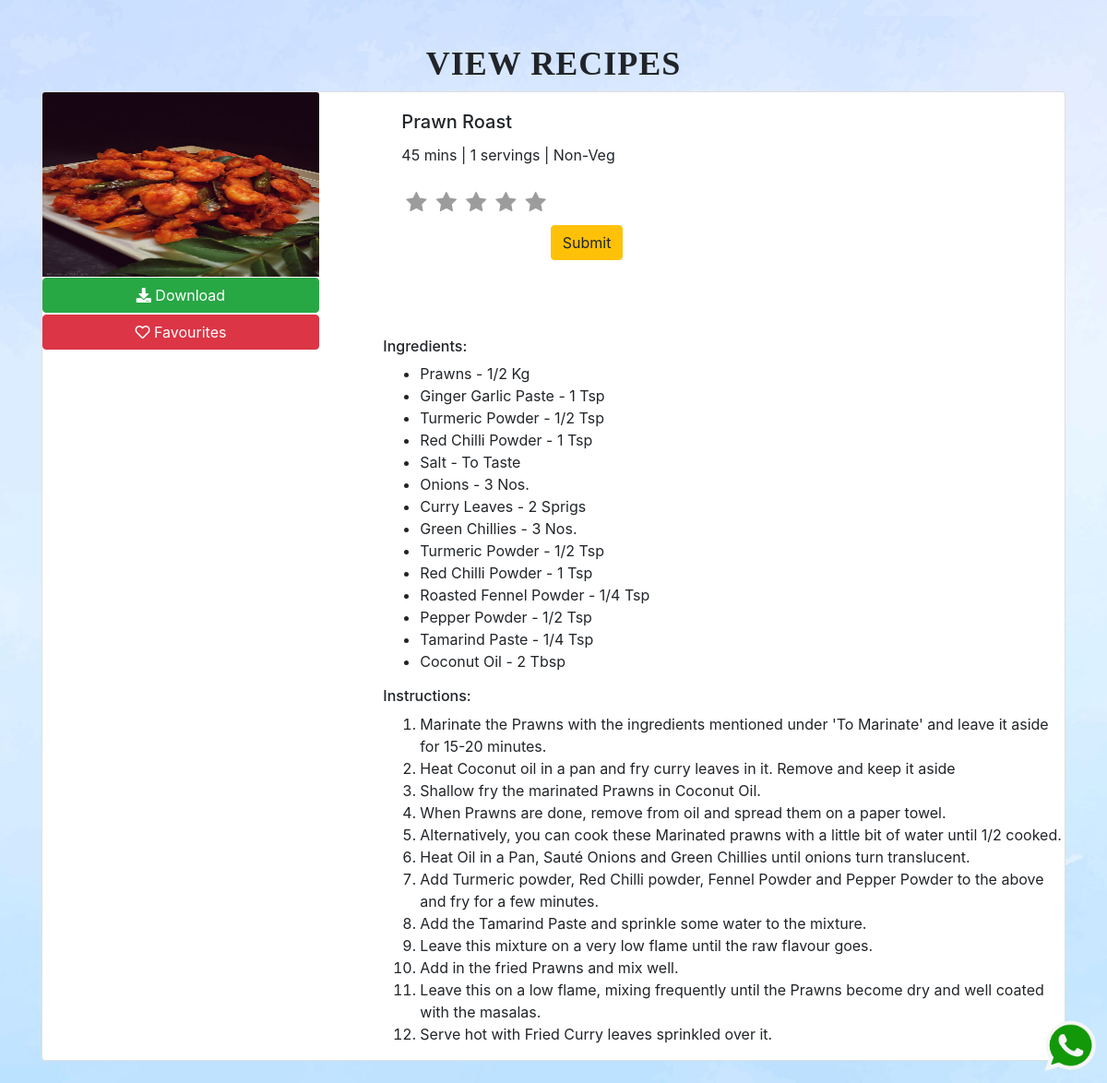
Page /recipe_details?id=5 on the committed database.
### recipe_app/models.py (models this page shows, shortened)
class Recipe(models.Model):
    recipe_name = models.CharField(max_length=255)
    recipe_image = models.ImageField(upload_to='recipes/',default='food.png')
    prep_time = models.PositiveIntegerField(default='NIL')
    serves = models.PositiveIntegerField(default=0)
    type = models.CharField(max_length=7, choices=(('Veg', 'Veg'), ('Non-Veg', 'Non-Veg')))
    ingredient=models.TextField(default='NIL')
    description = models.TextField(default='NIL')
    publish = models.ForeignKey(registration, on_delete=models.CASCADE)

### recipe_app/views.py (the view)
# urls.py: path('recipe_details', views.recipe_details, name='recipe_details'),
def recipe_details(request):
    recipe_id = request.GET['id']
    details = Recipe.objects.get(id=recipe_id)
    context = {'recipe': details}
    return render(request, 'recipe_details.html', context)

### recipe_app/templates/recipe_details.html (shortened to what this page needs)
<!DOCTYPE html>
{% load static %}
<html>
<head>
  <link rel="stylesheet" href="https://maxcdn.bootstrapcdn.com/bootstrap/4.5.2/css/bootstrap.min.css">
  <link rel="stylesheet" href="https://cdnjs.cloudflare.com/ajax/libs/font-awesome/4.7.0/css/font-awesome.min.css">
  <link rel="stylesheet" href="https://cdnjs.cloudflare.com/ajax/libs/font-awesome/5.15.3/css/all.min.css">
  <link rel="stylesheet" href="static/style/css/edit.css">
</head>
<body>
  <div class="container mt-5">
    <h2>View Recipes</h2>
    <div class="row">
      <div class="col-md-12 mb-4">
        <div class="card">
          <div class="row no-gutters">
            <div class="col-md-4">
              <img src="{{ recipe.recipe_image.url }}" class="card-img-top" alt="{{ recipe.recipe_name }}"style="width: 300px; height: 200px;">
              <a href="#">
                <button onclick="window.print()" class="btn btn-success" style="width: 300px;margin-bottom: -12px;"  >
                  <i class="fas fa-download"></i> Download
                </button>
              </a>
              <form method="post" action="{% url 'save_recipe' %}?id={{ recipe.id }}">
                <a href="save_recipe?id={{ recipe.id }}">
                <button type="submit" class="btn btn-danger"style="width: 300px;margin-bottom: -40px;">
                  <i class="far fa-heart"></i> Favourites
                </button></a>
              </form>
            </div>
            <div class="col-md-8">
              <div class="card-body">
                <h5 class="card-title">{{ recipe.recipe_name }}</h5>
                <p class="card-text">{{ recipe.prep_time }} mins | {{ recipe.serves }} servings | {{ recipe.type }}</p>
              <form method="Post" action="{% url 'add_rating' %}?id={{ recipe.id }}">
                 <div class="form-group required ">
                  <div class="rating">
                      <label class="star" for="star5" title="Awesome" aria-hidden="true"></label>
                      <label class="star" for="star4" title="Great" aria-hidden="true"></label>
                      <label class="star" for="star3" title="Very good" aria-hidden="true"></label>
                      <label class="star" for="star2" title="Good" aria-hidden="true"></label>
                      <label class="star" for="star1" title="Bad" aria-hidden="true"></label>
                    </div>
                </div>
                <br>
                <br>
                <a href="add_rating?id={{ recipe.id }}">
                    <button type="submit" class="btn btn-warning">Submit</button>
               </a>
             </form>
             </div>
             <br>
             <br>
                <div class="recipe-details" data-recipe-id="{{ recipe.id }}">
                <h6>Ingredients:</h6>
                  <ul>
                    {% for ingredient in recipe.ingredient.splitlines %}
                      <li>{{ ingredient }}</li>
                    {% endfor %}
                  </ul>
                  <h6>Instructions:</h6>
                  <ol>
                    {% for description in recipe.description.splitlines %}
                      <li>{{ description }}</li>
                    {% endfor %}
                  </ol>
                </div>
              </div>
            </div>
          </div>
        </div>
        </div>
      </div>
      <div style="width:60px;height:60px;position:fixed;right:10px;bottom:10px;">
        <a href="https://wa.me/8848938959"><img src={% static '/style/images/whatsapp.png'%} style="width:60px;height:60px;" /></a>
      </div>
    </body>
    </html>

### recipe_app/static/style/css/edit.css (style rules this page uses)
body { background-image: url('../images/blue_bg.jpg'); background-size: cover; background-position: center; }
h2 { font-family: 'Dancing Script', cursive; font-size: 36px; font-weight: 700; letter-spacing: 1px; text-transform: uppercase; text-align: center; }

### recipe_app/templates/recipe_details.html (style rules this page uses)
.rating { border: none; float: left; }
.rating > label { color: #9C9C9C; font-size: 12px; float:right; }
.rating > label:before { margin: 5px; font-size: 2em; font-family: FontAwesome; content: "\f005"; display: inline-block; }

### rows in the picture
Recipe: recipe_image (picture), recipe_name "Prawn Roast", prep_time "45", serves "1", type "Non-Veg"

### other values in the picture
{{ ingredient }} "Prawns - 1/2 Kg" "Ginger Garlic Paste - 1 Tsp" "Turmeric Powder - 1/2 Tsp" "Red Chilli Powder - 1 Tsp" "Salt - To Taste" "Onions - 3 Nos." "Curry Leaves - 2 Sprigs" "Green Chillies - 3 Nos." "Turmeric Powder - 1/2 Tsp" "Red Chilli Powder - 1 Tsp" "Roasted Fennel Powder - 1/4 Tsp" "Pepper Powder - 1/2 Tsp" "Tamarind Paste - 1/4 Tsp" "Coconut Oil - 2 Tbsp"
{{ description }} "Marinate the Prawns with the ingredients mentioned under 'To Marinate' and leave it aside for 15-20 minutes." "Heat Coconut oil in a pan and fry curry leaves in it. Remove and keep it aside" "Shallow fry the marinated Prawns in Coconut Oil." "When Prawns are done, remove from oil and spread them on a paper towel." "Alternatively, you can cook these Marinated prawns with a little bit of water until 1/2 cooked." "Heat Oil in a Pan, Sauté Onions and Green Chillies until onions turn translucent." "Add Turmeric powder, Red Chilli powder, Fennel Powder and Pepper Powder to the above and fry for a few minutes." "Add the Tamarind Paste and sprinkle some water to the mixture." "Leave this mixture on a very low flame until the raw flavour goes." "Add in the fried Prawns and mix well." "Leave this on a low flame, mixing frequently until the Prawns become dry and well coated with the masalas." "Serve hot with Fried Curry leaves sprinkled over it."
